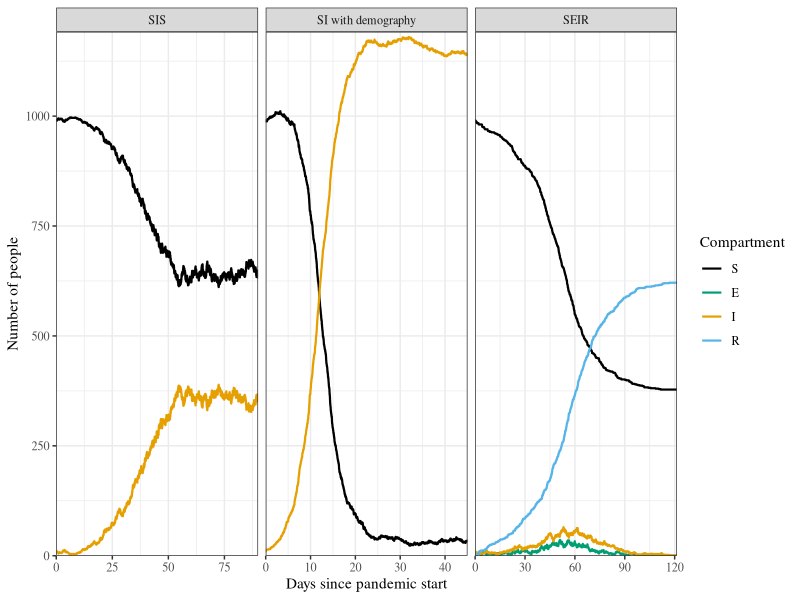
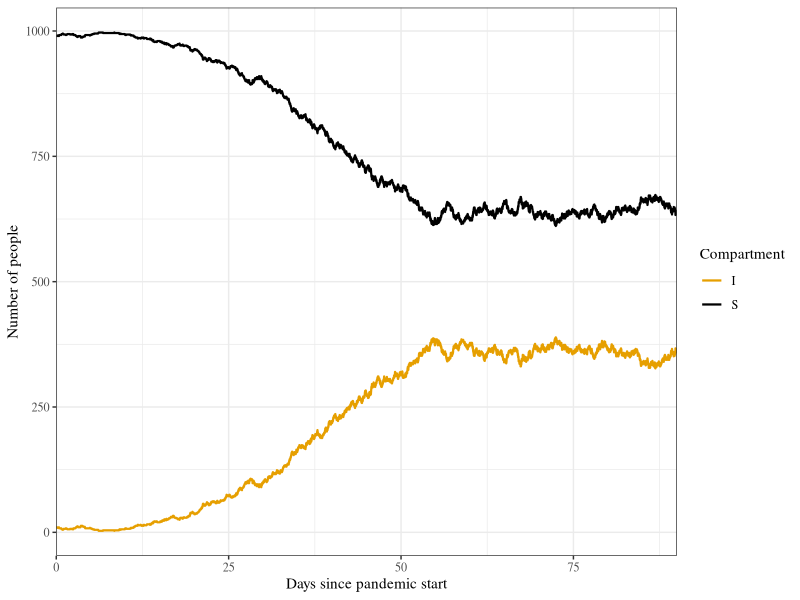
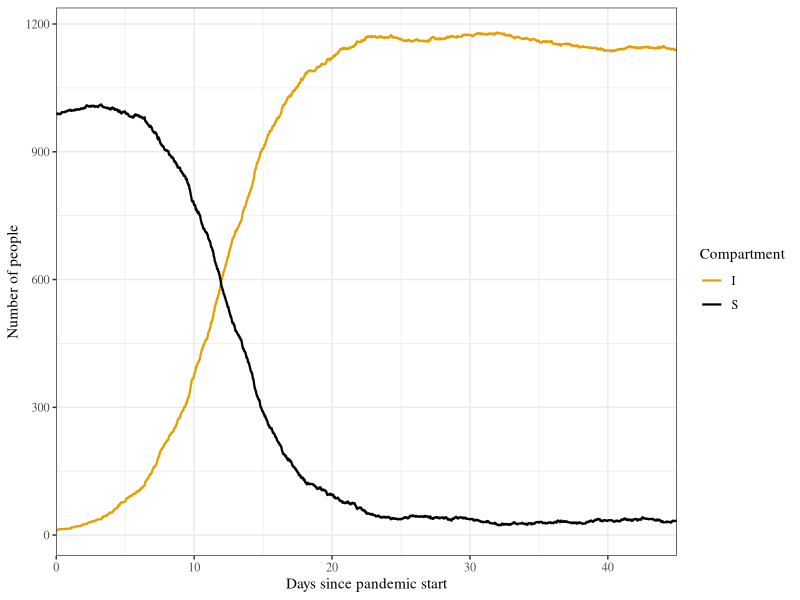
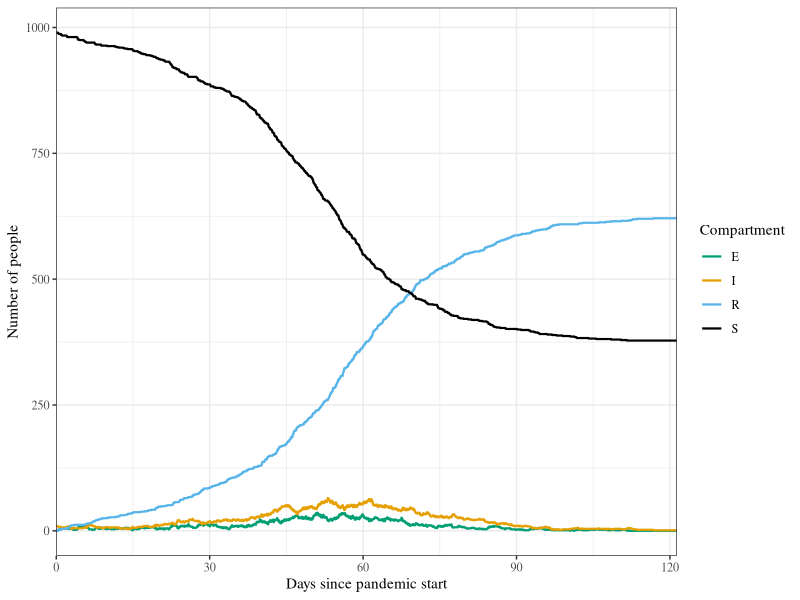
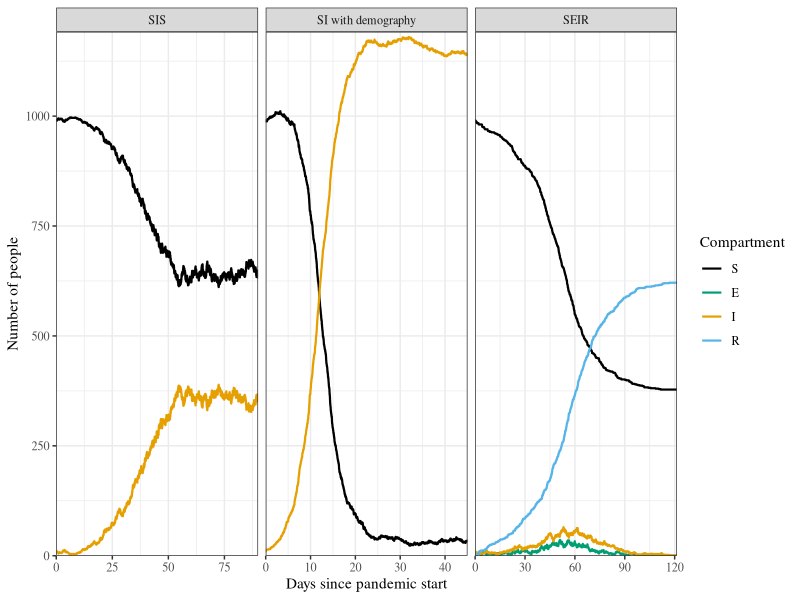

Source code (R) for these figures, in order:
library(tidyverse)
library(here)

cust_pal <- palette.colors(4)
names(cust_pal) <- c("S", "I", "R", "E")

# Task 1 SIR ----

set.seed(4503)
beta <- 0.4
gamma <- 1 / 4
gamma_SI_demog <- 1 / 90
omega <- 1 / 2
mu <- 0.012 # gamma_SI_demog - gamma_SI_demog^2/beta + 0.001
# Aus birth rate 0.00004
nu <- (beta * (mu - gamma_SI_demog) + gamma_SI_demog^2) / 
  (beta - gamma_SI_demog)
pop_size <- 1000 # population of Whitehorse 25000
init_inf <- 10

S_0 <- pop_size - init_inf
E_0 <- 0
I_0 <- init_inf
R_0 <- 0

sim_SIS <- tibble(t = 0, S = pop_size - init_inf, I = init_inf)
sim_SI_demog <- tibble(t = 0, S = pop_size - init_inf, I = init_inf)
sim_SEIR <- tibble(
  t = 0, S = pop_size - init_inf, E = 0, I = init_inf, R = 0
)

S_current <- S_0
I_current <- I_0
t_current <- 0
while (I_current > 0 & t_current < 90) {
  inf_rate <- beta * S_current * I_current / (pop_size - 1)
  rec_rate <- gamma * I_current
  tot_rate <- inf_rate + rec_rate
  t_current <- t_current + rexp(1, tot_rate)

  if (rbinom(1, 1, inf_rate / tot_rate)) {
    new_state <- tibble(
      "t" = c(t_current, t_current),
      "S" = c(S_current, S_current - 1),
      "I" = c(I_current, I_current + 1)
    )
  } else {
    new_state <- tibble(
      "t" = c(t_current, t_current),
      "S" = c(S_current, S_current + 1),
      "I" = c(I_current, I_current - 1)
    )
  }
  sim_SIS <- bind_rows(sim_SIS, new_state)
  S_current <- unlist(new_state["S"])[[2]]
  I_current <- unlist(new_state["I"])[[2]]
}

S_current <- S_0
I_current <- I_0
t_current <- 0
while (I_current > 0 & t_current < 45) {
  birth_rate <- mu * (S_current + I_current)
  death_rate <- nu * S_current
  inf_rate <- beta * S_current * I_current / (I_current + S_current)
  rec_rate <- (gamma_SI_demog + nu) * I_current
  tot_rate <- birth_rate + death_rate + inf_rate + rec_rate
  t_current <- t_current + rexp(1, tot_rate)

  event <- sample(
    c(1, 2, 3, 4),
    1,
    prob = c(birth_rate, death_rate, inf_rate, rec_rate) / tot_rate,
    replace = T
  )
  new_state <- case_when(
    event == 1 ~
      tibble(
        "t" = c(t_current, t_current),
        "S" = c(S_current, S_current + 1),
        "I" = c(I_current, I_current)
      ),
    event == 2 ~
      tibble(
        "t" = c(t_current, t_current),
        "S" = c(S_current, S_current - 1),
        "I" = c(I_current, I_current)
      ),
    event == 3 ~
      tibble(
        "t" = c(t_current, t_current),
        "S" = c(S_current, S_current - 1),
        "I" = c(I_current, I_current + 1)
      ),
    event == 4 ~
      tibble(
        "t" = c(t_current, t_current),
        "S" = c(S_current, S_current),
        "I" = c(I_current, I_current - 1)
      )
  )
  sim_SI_demog <- bind_rows(sim_SI_demog, new_state)
  S_current <- unlist(new_state["S"])[[2]]
  I_current <- unlist(new_state["I"])[[2]]
}

S_current <- S_0
E_current <- E_0
I_current <- I_0
R_current <- R_0
t_current <- 0
while (I_current + E_current > 0 & t_current < 120) {
  inf_rate <- beta * S_current * I_current / pop_size
  lat_rate <- omega * E_current
  rec_rate <- gamma * I_current
  tot_rate <- inf_rate + lat_rate + rec_rate
  t_current <- t_current + rexp(1, tot_rate)

  event <- sample(
    c(1, 2, 3),
    1,
    prob = c(inf_rate, lat_rate, rec_rate) / tot_rate,
    replace = T
  )
  new_state <- case_when(
    event == 1 ~
      tibble(
        "t" = c(t_current, t_current),
        "S" = c(S_current, S_current - 1),
        "E" = c(E_current, E_current + 1),
        "I" = c(I_current, I_current),
        "R" = c(R_current, R_current)
      ),
    event == 2 ~
      tibble(
        "t" = c(t_current, t_current),
        "S" = c(S_current, S_current),
        "E" = c(E_current, E_current - 1),
        "I" = c(I_current, I_current + 1),
        "R" = c(R_current, R_current)
      ),
    event == 3 ~
      tibble(
        "t" = c(t_current, t_current),
        "S" = c(S_current, S_current),
        "E" = c(E_current, E_current),
        "I" = c(I_current, I_current - 1),
        "R" = c(R_current, R_current + 1)
      )
  )
  sim_SEIR <- bind_rows(sim_SEIR, new_state)
  S_current <- unlist(new_state["S"])[[2]]
  E_current <- unlist(new_state["E"])[[2]]
  I_current <- unlist(new_state["I"])[[2]]
  R_current <- unlist(new_state["R"])[[2]]
}

long_outputs_SIS <- pivot_longer(
  sim_SIS,
  c(S, I),
  names_to = "Compartment",
  values_to = "number"
) %>% mutate(model = "SIS")

long_outputs_SI_demog <- pivot_longer(
  sim_SI_demog,
  c(S, I),
  names_to = "Compartment",
  values_to = "number"
) %>% mutate(model = "SI with demography")

long_outputs_SEIR <- pivot_longer(
  sim_SEIR,
  c(S, E, I, R),
  names_to = "Compartment",
  values_to = "number"
) %>% mutate(model = "SEIR")

long_output_merged <- bind_rows(
  long_outputs_SIS, long_outputs_SI_demog, long_outputs_SEIR
) %>%
  mutate(
    model = fct_inorder(model),
    Compartment = factor(Compartment, levels = c("S", "E", "I", "R"))
  )

plot_stochastic_SIS <- ggplot(
  long_outputs_SIS,
  aes(x = t, y = number, colour = Compartment)
) +
  geom_path(linewidth = 0.75) +
  theme_bw(base_family = "serif") +
  scale_x_continuous(expand = expansion(0)) +
  xlab("Days since pandemic start") +
  ylab("Number of people") +
  scale_color_manual(values = cust_pal)

plot_stochastic_SI_demog <- ggplot(
  long_outputs_SI_demog,
  aes(x = t, y = number, colour = Compartment)
) +
  geom_path(linewidth = 0.75) +
  theme_bw(base_family = "serif") +
  scale_x_continuous(expand = expansion(0)) +
  xlab("Days since pandemic start") +
  ylab("Number of people") +
  scale_color_manual(values = cust_pal)

plot_stochastic_SEIR <- ggplot(
  long_outputs_SEIR,
  aes(x = t, y = number, colour = Compartment)
) +
  geom_path(linewidth = 0.75) +
  theme_bw(base_family = "serif") +
  scale_x_continuous(expand = expansion(0)) +
  xlab("Days since pandemic start") +
  ylab("Number of people") +
  scale_color_manual(values = cust_pal)

plots_stochastic_all <- ggplot(
  long_output_merged,
  aes(x = t, y = number, colour = Compartment)
) +
  geom_line(linewidth = 0.75) +
  theme_bw(base_family = "serif") +
  xlab("Days since pandemic start") +
  ylab("Number of people") +
  scale_x_continuous(expand = expansion(0)) +
  scale_y_continuous(
    expand = expansion(c(0, 0.01)), 
    breaks = c(0, 250, 500, 750, 1000, 1250)
  ) +
  scale_color_manual(values = cust_pal) +
  facet_grid(cols = vars(model), scales = "free_x")
plots_stochastic_all

ggsave(
  plot = plot_stochastic_SIS,
  "../../Apps/Overleaf/M_Scimat_Thesis/images/doob_SIS.pdf",
  width = 3,
  height = 3
)
ggsave(
  plot = plot_stochastic_SI_demog,
  "../../Apps/Overleaf/M_Scimat_Thesis/images/doob_SI_demog.pdf",
  width = 3,
  height = 3
)
ggsave(
  plot = plot_stochastic_SEIR,
  "../../Apps/Overleaf/M_Scimat_Thesis/images/doob_SEIR.pdf",
  width = 3,
  height = 3
)
ggsave(
  plot = plots_stochastic_all,
  here("../../Apps/Overleaf/M_Scimat_Thesis/images/doob_plots.pdf"),
  width = 5.5,
  height = 3
)
